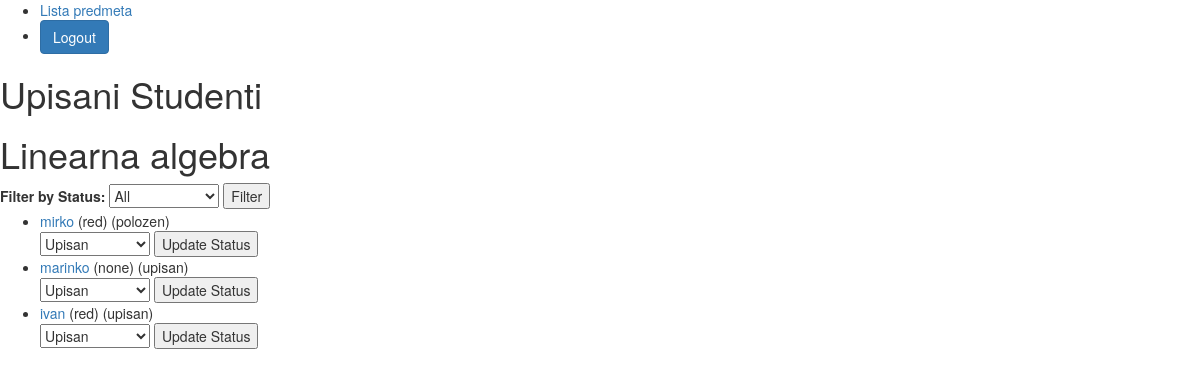
The page /predmet/1/studenti/ (signed in) on the database its author committed.
### appUpisStudenata/models.py (models this page shows, shortened)
class Predmeti(models.Model):
    IZBORNI = (('DA', 'da'), ('NE', 'ne'))
    name = models.CharField(max_length=50)
    kod = models.CharField(max_length=50)
    program = models.CharField(max_length=50)
    ects = models.IntegerField()
    sem_red = models.IntegerField()
    sem_izv = models.IntegerField()
    izborni = models.CharField(max_length=50, choices=IZBORNI)
    nositelj = models.ForeignKey(Korisnik, on_delete=models.SET_NULL, blank=True, null=True, related_name='nositelj')

class Korisnik(AbstractUser):
    role = models.ForeignKey(Role, on_delete=models.SET_NULL,blank=True, null=True, related_name="rola" )
    statusi = (('none', 'None'), ('izv', 'izvanredni student'), ('red', 'redovni student'))
    status = models.CharField(max_length=50, choices=statusi)

### appUpisStudenata/views.py (the view)
# urls.py: path('predmet/<int:predmet_id>/studenti/', UpisaniStudentiView.as_view(), name='upisaniStudenti'),
class UpisaniStudentiView(LoginRequiredMixin, View):
    def get(self, request, predmet_id):
        predmet = get_object_or_404(Predmeti, pk=predmet_id)
        upisaniStudenti = Korisnik.objects.filter(student__predmetId=predmet).distinct()
        studenti_list = []
        for student in upisaniStudenti:
            statusPredmeta = Upisi.objects.filter(studentId=student.id, predmetId=predmet.id).values_list('status', flat=True).first()
            studenti_list.append((student, statusPredmeta))
        context = {
            'predmet': predmet,
            'studenti_list': studenti_list
        }
        return render(request, 'upisaniStudenti.html', context)

### appUpisStudenata/templates/upisaniStudenti.html (shortened to what this page needs)
{% extends 'base.html' %}
{% block content %}
    <h1>Upisani Studenti</h1>
    <h1>{{predmet.name}}</h1>
    <form method="get" action="{% url 'upisaniStudenti' predmet_id=predmet.id %}">
        <label for="statusFilter">Filter by Status:</label>
        <select name="statusFilter" id="statusFilter">
            <option value="" {% if not request.GET.statusFilter %}selected{% endif %}>All</option>
        </select>
        <button type="submit">Filter</button>
    </form>
    <ul>
        {% for student in studenti_list %}
            {% if not request.GET.statusFilter or request.GET.statusFilter == 'all' or student.1 == request.GET.statusFilter %}
                <li>
                    <a href="{% url 'editStudent' pk=student.0.pk %}">{{ student.0.username }}</a>
                    ({{ student.0.status }}) ({{ student.1 }})
                    <form method="post" action="{% url 'updateStatusPredmeta' pk=student.0.pk predmet_id=predmet.id %}">
                        <select name="statusPredmeta" id="statusPredmeta">
                            <option value="upisan" {% if student.0.statusPredmeta == 'upisan' %}selected{% endif %}>Upisan</option>
                        </select>
                        <button type="submit">Update Status</button>
                    </form>
                </li>
            {% endif %}
        {% endfor %}
    </ul>
{% endblock %}

### rows shown on the page
Predmeti: name "Linearna algebra"
Korisnik: username "mirko", status "red", student "polozen"
Korisnik: username "marinko", status "none", student "upisan"
Korisnik: username "ivan", status "red", student "upisan"
